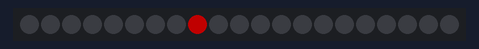
The sketch below on a simulated ATtiny85, built with avr-gcc and run on an emulated ATtiny85. Parts: 21 RGB LEDs in strip order, left to right. Dim RGB values are drawn brighter than linear; random numbers use the default seed unless the sketch sets one.

Above: at 0.94 s.
At 3.11 s:
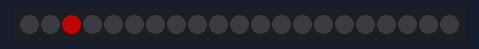
At 5.45 s:
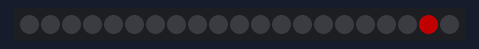
At 7.84 s:
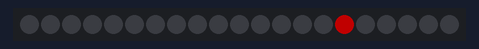
At 24.11 s:
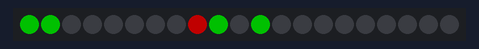
At 31.87 s:
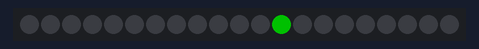

The sketch:

NeoPixel_Wheel_Sparkle_Swirl.ino
```cpp
// Low power NeoPixel goggles example.  Makes a nice blinky display
// with just a few LEDs on at any time...uses MUCH less juice than
// rainbow display!

/*10/10/14 Mario - Mario.Mtechcreations.com

Added code to allow the NeoPixels to work with a 5V Trinket.
Also added third lighting effect, which I call broken mode\
as it looks as thought the lights are starting to fail before\
the lights go to sparks

*/
#include <Adafruit_NeoPixel.h>
 #ifdef __AVR_ATtiny85__ // Trinket, Gemma, etc.
  #include <avr/power.h>
#endif
#define PIN 3

Adafruit_NeoPixel pixels = Adafruit_NeoPixel(21, PIN);

uint8_t  mode   = 0, // Current animation effect
         offset = 0; // Position of spinny eyes
uint32_t color  = 0xFF0000; // Start red
uint32_t prevTime;

void setup() {
   #ifdef __AVR_ATtiny85__ // Trinket, Gemma, etc.
  if(F_CPU == 16000000) clock_prescale_set(clock_div_1);
  // Seed random number generator from an unused analog input:
  randomSeed(analogRead(2));
#else
  randomSeed(analogRead(A0));
#endif
  pixels.begin();
  pixels.setBrightness(85); // 1/3 brightness
  prevTime = millis();
}

void loop() {
  uint8_t  i;
  uint8_t  i2;
  uint32_t t;

  switch(mode) {

   case 0:                         // Random sparks - just one LED on at a time!
    i = random(32);                //Pick Pixle at Random
    pixels.setPixelColor(i, color);//Set random pixel to current color
    pixels.show();//Update
    delay(10);
    pixels.setPixelColor(i, 0);     //Clear
    break;

   case 1: // Spinny wheels (8 LEDs on at a time)
    for(i=0; i<16; i++) {
      uint32_t c = 0;
      if(((offset + i) & 7) < 2) c = color; // 4 pixels on...
      pixels.setPixelColor(   i, c);        // First eye
      pixels.setPixelColor(31-i, c);        // Second eye (flipped)
    }
    pixels.show();
    offset--;
    delay(50);
    break;

    case 2: // Spinny wheels (8 LEDs on at a time) with sparks of next Color


    for(i=0; i<16; i++) {
      uint32_t c = 0;
      if(((offset + i) & 7) < 2) c = color; // 4 pixels on...
      pixels.setPixelColor(   i, c);        // First eye
      pixels.setPixelColor(31-i, c);        // Second eye (flipped)
      if(random(10)>4)                      //adds extra pixel of a different color randomly
      {
          i2 = random(32);
          pixels.setPixelColor(i2, check(color>>8));//Sets random Pixel to next color
      }
    }
    pixels.show();
    pixels.setPixelColor(i2, 0);
    offset--;
    delay(50);
    break;
  }

  t = millis();
  if((t - prevTime) > 8000) {      // Every 8 seconds...
    mode++;                        // Next mode
    if(mode > 2) {                 // End of modes?
      mode = 0;                    // Start modes over
      color >>= 8;                 // Next color R->G->B
      if(!color) color = 0xFF0000; // Reset to red
    }
    for(i=0; i<32; i++) pixels.setPixelColor(i, 0);
    prevTime = t;
  }
}
uint32_t check(uint32_t ctest)//Used to check if current color is not 0x00 or off and if it is
//Return Red or the starting color
{
  if(ctest==0x00)
  {
    return 0xFF0000;//returns Red
  }
  else return ctest;//returns Hex which was past to the function
}
```
